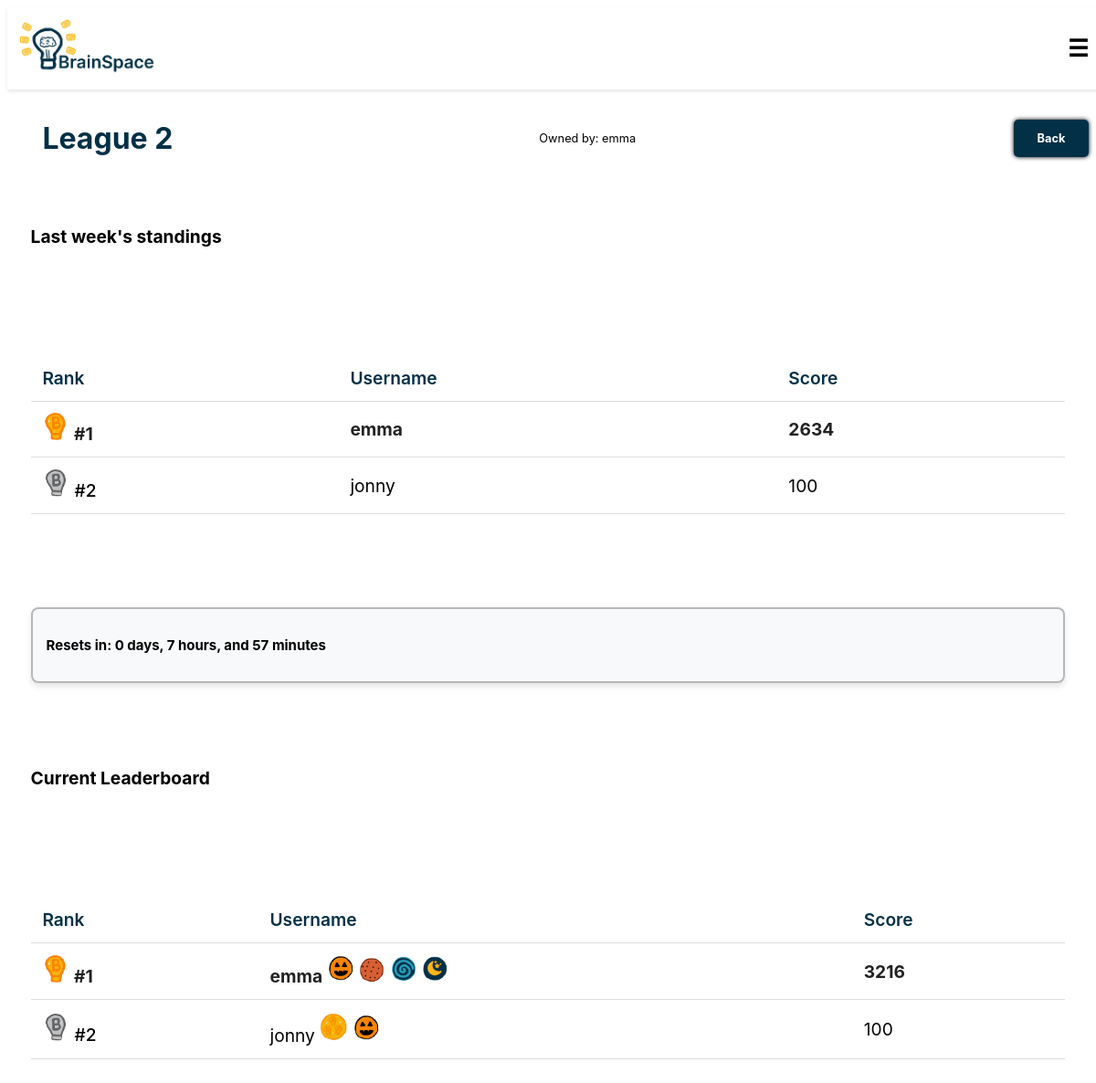
Before: /league/3/ with the older database file.
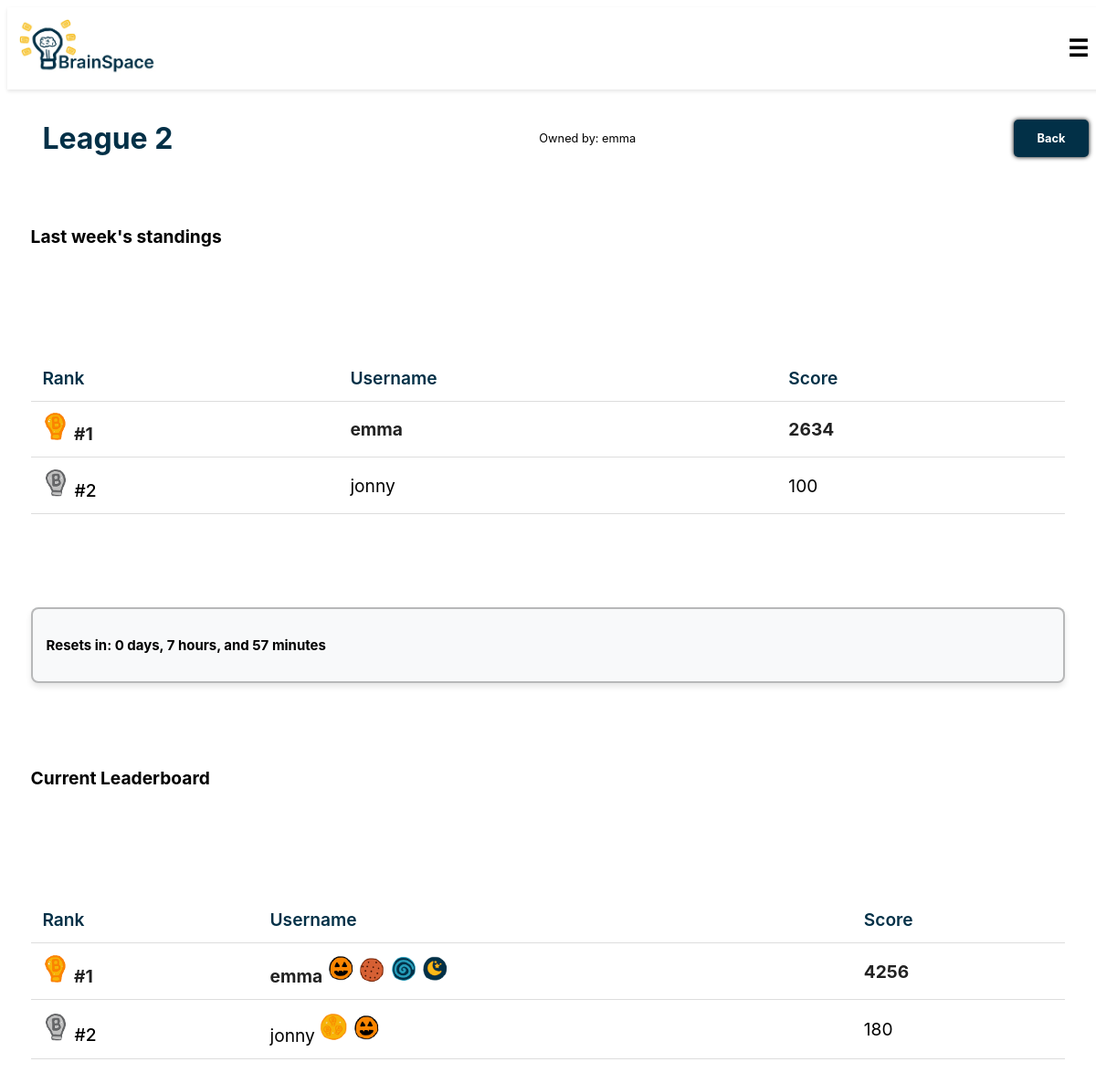
After: the same page with the newer database file.
### cards/models.py (models this page shows, shortened)
class LeagueUser(models.Model):
    league = models.ForeignKey(League, on_delete=models.CASCADE, related_name='league_users')
    user = models.ForeignKey(Profile, on_delete=models.CASCADE, related_name='league_users')
    score = models.IntegerField(default=0)

class Profile(models.Model):
    user = models.OneToOneField(User, on_delete=models.CASCADE, related_name='profile')
    points = models.IntegerField(default=0)
    brainbucks = models.IntegerField(default=0)
    friends = models.ManyToManyField('self', through='Friendship', symmetrical=False, related_name='friend_list')

### cards/views.py (the view)
# urls.py: path('league/<int:league_id>/', views.league, name='league'),
def league(request, league_id):
    league = get_object_or_404(League, id=league_id)
    reset_time = max(league.last_rewarded + timedelta(weeks=1) - now(), timedelta(0))
    days = reset_time.days
    hours, remainder = divmod(reset_time.seconds, 3600)
    minutes, _ = divmod(remainder, 60)
    previous_top_users = json.loads(league.previous_top_users) if league.previous_top_users else []
    return render(request, 'cards/league.html', {
        'league': league,
        'days': days,
        'hours': hours,
        'minutes': minutes,
        'previous_top_users': previous_top_users,
        })

### cards/templates/cards/league.html (shortened to what this page needs)
{% extends 'cards/header.html' %}
{% block content %}
{% load static %}
<div class="flashcard-nav-header">
    <h1 class="league-title">{{ league.name }}</h1>
    <p class="league-owner">Owned by: {{ league.owner.user.username }}</p>
    <a href="{% url 'profile' %}" class="loginbtn">Back</a>
</div>
<div class="dashboard">
    {% if previous_top_users %}
    <h2>Last week's standings</h2>
    <table class="league-table">
        <thead>
            <tr>
                <th>Rank</th>
                <th>Username</th>
                <th>Score</th>
            </tr>
        </thead>
        <tbody>
            {% for user in previous_top_users %}
            <tr>
                <td>{% if forloop.counter == 1 %}
                    <img src="{% static 'images/gold.png' %}" alt="Gold" width="30">
                    {% elif forloop.counter == 2 %}
                    <img src="{% static 'images/silver.png' %}" alt="Silver" width="30">
                    {% elif forloop.counter == 3 %}
                    <img src="{% static 'images/bronze.png' %}" alt="Bronze" width="30">
                    {% endif %} #{{ forloop.counter }}
                </td>
                <td>{{ user.username }}</td>
                <td>{{ user.score }}</td>
            </tr>
            {% endfor %}
        </tbody>
    </table>
    {% endif %}
    <div class="flashcard-box">
        <h3>Resets in: {{ days }} days, {{ hours }} hours, and {{ minutes }} minutes</h3>
    </div>
</div>
<div class="dashboard">
    <h2>Current Leaderboard</h2>
    <table class="league-table">
        <thead>
            <tr>
                <th>Rank</th>
                <th>Username</th>
                <th>Score</th>
            </tr>
        </thead>
        <tbody>
            {% for member in league.league_users.all|dictsortreversed:"score" %}
            <tr>
                <td>{% if forloop.counter == 1 %}
                    <img src="{% static 'images/gold.png' %}" alt="Gold" width="30">
                    {% elif forloop.counter == 2 %}
                    <img src="{% static 'images/silver.png' %}" alt="Silver" width="30">
                    {% elif forloop.counter == 3 %}
                    <img src="{% static 'images/bronze.png' %}" alt="Bronze" width="30">
                    {% endif %} #{{ forloop.counter }}
                </td>
                <td>{{ member.user.user.username }}
                    {% for badge in member.user.user_badges.all %}
                        {% if badge.displayed %}
                            <img src="{% static badge.badge.image %}" alt="{{ badge.badge.name }}" width="30">
                        {% endif %}
                    {% endfor %}
                </td>
                <td>{{ member.score }}</td>
            </tr>
            {% empty %}
            <tr>
                <td colspan="3">No members yet.</td>
            </tr>
            {% endfor %}
        </tbody>
    </table>
</div>
{% endblock %}

Changed rows visible on the page:
changed LeagueUser "emma": score "3216" → "4256"
changed LeagueUser "jonny": score "100" → "180"
